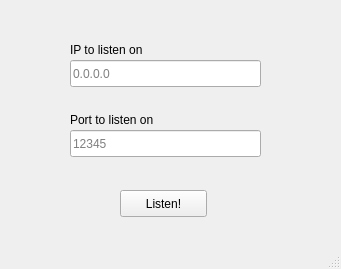
<?xml version="1.0" encoding="UTF-8"?>
<ui version="4.0">
 <class>listener_popup</class>
 <widget class="QMainWindow" name="listener_popup">
  <property name="geometry">
   <rect>
    <x>0</x>
    <y>0</y>
    <width>341</width>
    <height>269</height>
   </rect>
  </property>
  <property name="windowTitle">
   <string>MainWindow</string>
  </property>
  <widget class="QWidget" name="centralwidget">
   <widget class="QLineEdit" name="popup_listen_ip">
    <property name="geometry">
     <rect>
      <x>70</x>
      <y>60</y>
      <width>191</width>
      <height>27</height>
     </rect>
    </property>
    <property name="placeholderText">
     <string>0.0.0.0</string>
    </property>
   </widget>
   <widget class="QLineEdit" name="popup_listen_port">
    <property name="geometry">
     <rect>
      <x>70</x>
      <y>130</y>
      <width>191</width>
      <height>27</height>
     </rect>
    </property>
    <property name="placeholderText">
     <string>12345</string>
    </property>
   </widget>
   <widget class="QLabel" name="label">
    <property name="geometry">
     <rect>
      <x>70</x>
      <y>40</y>
      <width>181</width>
      <height>19</height>
     </rect>
    </property>
    <property name="text">
     <string>IP to listen on</string>
    </property>
   </widget>
   <widget class="QLabel" name="label_2">
    <property name="geometry">
     <rect>
      <x>70</x>
      <y>110</y>
      <width>161</width>
      <height>19</height>
     </rect>
    </property>
    <property name="text">
     <string>Port to listen on </string>
    </property>
   </widget>
   <widget class="QPushButton" name="popup_listen_LISTEN">
    <property name="geometry">
     <rect>
      <x>120</x>
      <y>190</y>
      <width>87</width>
      <height>27</height>
     </rect>
    </property>
    <property name="text">
     <string>Listen!</string>
    </property>
   </widget>
  </widget>
  <widget class="QStatusBar" name="statusbar"/>
 </widget>
 <resources/>
 <connections/>
</ui>
